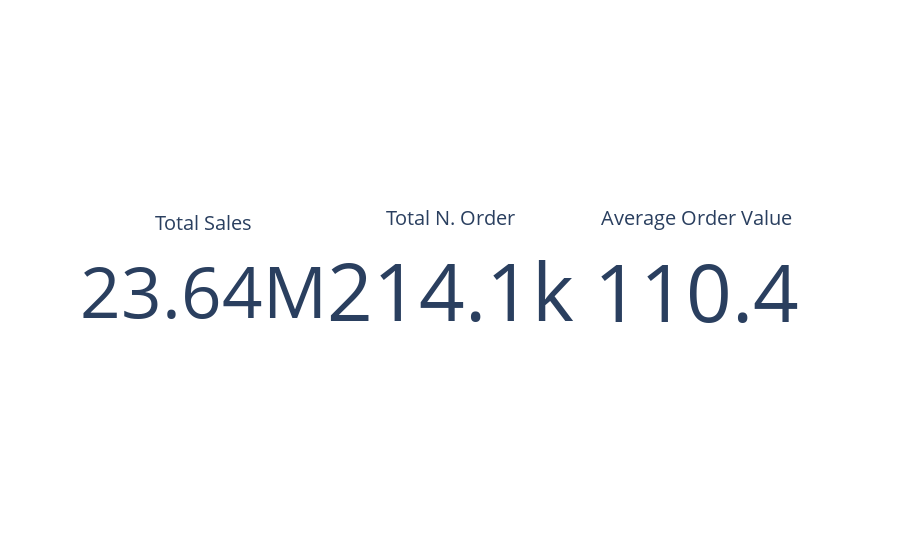

The cell this chart's notebook holds for it:
### Markdown cell above
# Statistical Model

### Code cell
fig = go.Figure()

fig.add_trace(go.Indicator(
    mode = "number",
    value = byOrder_no_outlier['Total price (unit price x product quantity)'].sum(),
    title = {"text": "Total Sales"},
    domain = {'x': [0, 1/3], 'y': [0, 1]},))

fig.add_trace(go.Indicator(
    mode = "number",
    value = len(byOrder_no_outlier['Total price (unit price x product quantity)']),
    title = {"text": "Total N. Order"},
    domain = {'x': [1/3, 2/3], 'y': [0, 1]}))

fig.add_trace(go.Indicator(
    mode = "number",
    value = byOrder_no_outlier['Total price (unit price x product quantity)'].sum()/len(byOrder_no_outlier['Total price (unit price x product quantity)']),
    title = {"text": "Average Order Value"},
    domain = {'x': [2/3, 1], 'y': [0, 1]}))

fig.show()

### Figure 1 — Plotly figure (JSON) as saved in the notebook; plotly's stock layout.template omitted (floating-point values rounded to 4 significant figures)
{"data": [{"domain": {"x": [0, 0.3333], "y": [0, 1]}, "mode": "number", "title": {"text": "Total Sales"}, "type": "indicator", "value": 23640000.0}, {"domain": {"x": [0.3333, 0.6667], "y": [0, 1]}, "mode": "number", "title": {"text": "Total N. Order"}, "type": "indicator", "value": 214118}, {"domain": {"x": [0.6667, 1], "y": [0, 1]}, "mode": "number", "title": {"text": "Average Order Value"}, "type": "indicator", "value": 110.4}], "layout": {}}
